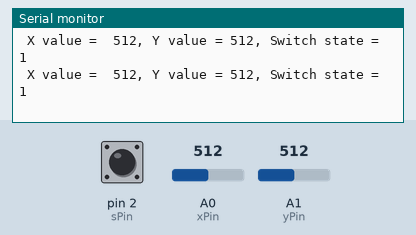
Bench run of a sketch on a simulated Arduino Uno, built with avr-gcc and run on an emulated ATmega328P. On the bench: the last lines printed to the serial monitor. Inputs (shaded band) come from the test bench; at power-on: A0 (xPin) = 512, A1 (yPin) = 512, pin 2 (sPin) HIGH.

Above: at 1.2 s.
1.3 s: A0 (xPin) set to 110
At 1.43 s:
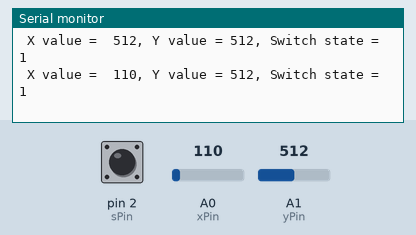
4.3 s: A0 (xPin) set to 95
At 4.34 s:
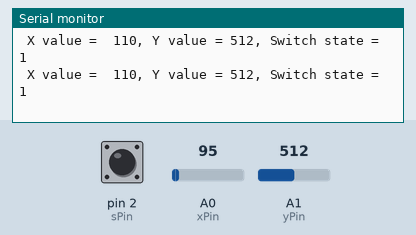
7.3 s: A1 (yPin) set to 104
At 7.3 s:
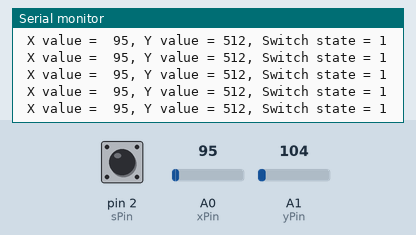
10.3 s: A1 (yPin) set to 88
At 10.3 s:
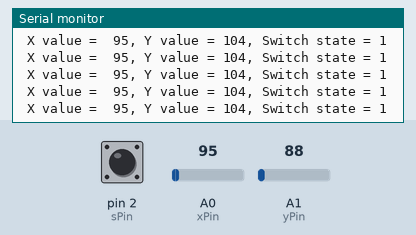
13.3 s: A1 (yPin) set to 11
At 13.3 s:
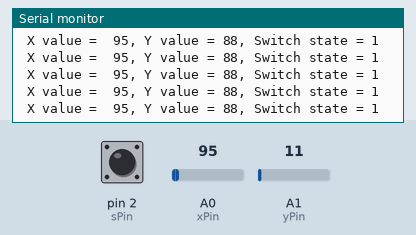
14.8 s: A1 (yPin) set to 8
At 14.8 s:
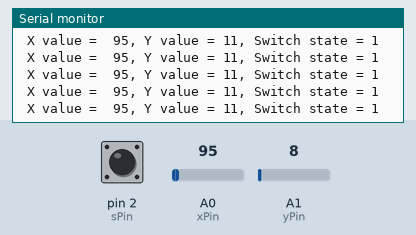
Timing chart, 0 to 17.8 s (numbered marks = the images above; inputs shaded):
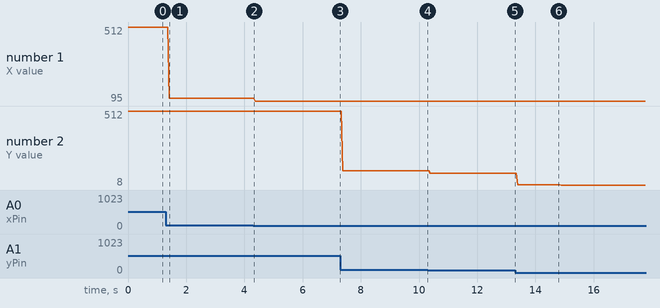

Measured:
- after the input at 1.3 s, the serial monitor: prints a new line after 0.11 s (image 1)
- plotted number 1: 512 → 110 after the input at 1.3 s, 110 → 95 after the input at 4.3 s
- plotted number 2: 512 → 104 after the input at 7.3 s, 104 → 88 after the input at 10.3 s, 88 → 11 after the input at 13.3 s, 11 → 8 after the input at 14.8 s

The sketch:

JoyStick_input.ino
```cpp
int xPin = A0;
int yPin = A1;
int sPin = 2;
// delay time
int dT = 10;
int xVal;
int yVal;
int sVal;

void setup() {
  // put your setup code here, to run once:
 Serial.begin(9600);
 pinMode(yPin, INPUT);
 pinMode(sPin , INPUT);
 pinMode(xPin , INPUT);
 digitalWrite(sPin , HIGH);
 }

void loop() {
  // put your main code here, to run repeatedly:
  xVal = analogRead(xPin);
  yVal = analogRead(yPin);
  sVal = digitalRead(sPin);
  delay(dT);
  //Prints the values to serial monitor
  Serial.print(" X value =  ");
  Serial.print(xVal);
  Serial.print(", Y value = " );
  Serial.print(yVal);
  Serial.print(", Switch state = ");
  Serial.println(sVal);
} 
```
